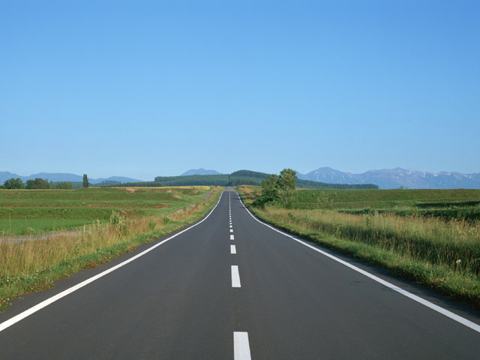
//> input picture 14_Translation/test.png, 480 x 360 px
$ ./trans   (built with g++ and OpenCV 4)
//> lines starting //> are read from the running program, lines starting //| are printed output that depends on the picture
#include <stdio.h>

//opencv header
#include "opencv2/opencv.hpp"

int main(void)
{
	//read image
	cv::Mat image = cv::imread("test.png") ;
//> image is the input picture: 360 rows x 480 cols, CV_8UC3; mean B, G, R 156, 139.4, 106.2
	cv::Mat image_trans = cv::imread("test2.png") ;
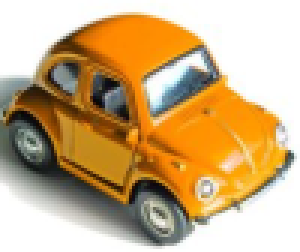
//> input picture 14_Translation/test2.png, 100 x 84 px (shown 3 times larger)
//> image_trans is the input picture: 84 rows x 100 cols, CV_8UC3; mean B, G, R 130.7, 174.3, 204

	//copy
	cv::Rect roi(0,0,image_trans.cols, image_trans.rows) ;
//> roi = Rect(0, 0, 100, 84)
	image_trans.copyTo(image(roi)) ;

	roi.x += 200 ;
//> roi = Rect(200, 0, 100, 84)
	roi.y += 200 ;
//> roi = Rect(200, 200, 100, 84)

	image_trans.copyTo(image(roi)) ;
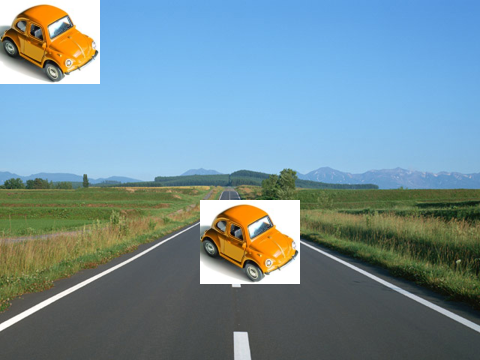
//> image: 360 rows x 480 cols, CV_8UC3; mean B, G, R 152.7, 142.9, 116.2

	cv::imshow("trans", image) ;

	cv::waitKey(0);

    return 0;
}
